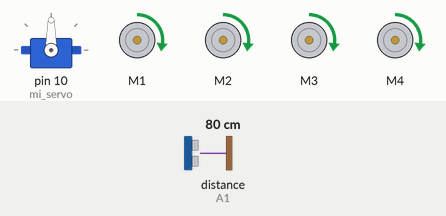
Bench run of a sketch on a simulated Arduino Uno, built with avr-gcc and run on an emulated ATmega328P. On the bench: servo, 4 × DC motor (green arrow = forward, orange = backward, longer = faster). Inputs (shaded band) come from the test bench; at power-on: distance to the obstacle (sensor on A1) 80 cm. The echo pulse lasts 58.3 µs per cm.

Above: at 1.31 s.
2.3 s: distance to the obstacle (sensor on A1) set to 2 cm
At 3.8 s:
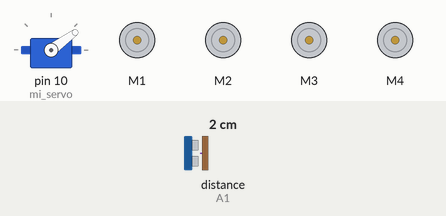
At 6.4 s:
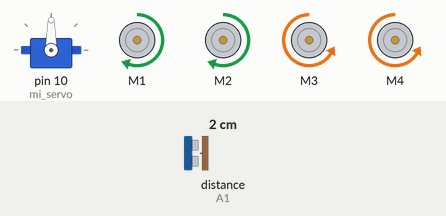
6.5 s: distance to the obstacle (sensor on A1) set to 27 cm
9.3 s: distance to the obstacle (sensor on A1) set to 32 cm
13.5 s: distance to the obstacle (sensor on A1) set to 4 cm
At 16.3 s:
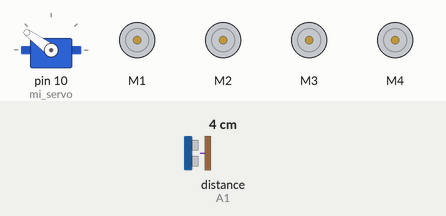
Timing chart, 0 to 18.7 s (numbered marks = the images above; inputs shaded):
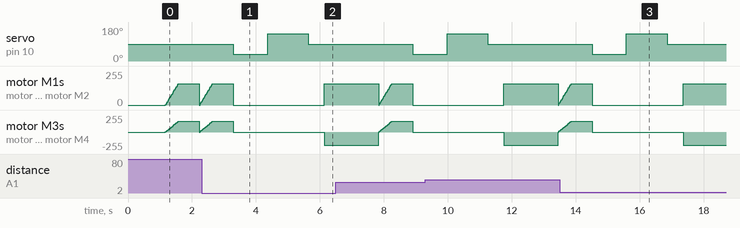

The sketch:

Robot_evasor_obstaculos.ino
```cpp
//---------------Liberias para control de motores y sensores--------------------//

#include <AFMotor.h>
#include <Servo.h>
#include <NewPing.h>


//---------------------- Variables para el robot evasor de obstáculos-----------------------//

#define TRIG_PIN A0
#define ECHO_PIN A1
#define distancia_maxima 300 //300 milimetros que son 30cm
#define distancia_colision 30 //30 milimetros que son 3cm
#define velocidad_maxima 160
#define velocidad_maxima_compensado 40
#define distancia_vuelta distancia_colision + 20

//----------------- Creación de objetos para el robot--------------//

AF_DCMotor Motor_izquierdo_1(1, MOTOR12_1KHZ); // Objeto Motor 1 usando salida M1 del Driver, establece una frecuencida de 1kHZ en PWM
AF_DCMotor Motor_izquierdo_2(2, MOTOR12_1KHZ); // Objeto Motor 2 usando salida M2 del Driver, establece una frecuencida de 1kHZ en PWM
AF_DCMotor Motor_derecho_1(3, MOTOR34_1KHZ); // Objeto Motor 3 usando salida M3 del Driver, establece una frecuencida de 1kHZ en PWM
AF_DCMotor Motor_derecho_2(4, MOTOR34_1KHZ); // Objeto Motor 4 usando salida M4 del Driver, establece una frecuencida de 1kHZ en PWM

Servo mi_servo;

NewPing sonar(TRIG_PIN,ECHO_PIN,distancia_maxima);

int distanciaIzquierda, distanciaDerecha;
int curDist = 0;

/* Estas dos variables se van a usar hasta las funciones de movimiento del carrito*/
String establecer_motor = "";
int establecer_velocidad = 0;


//--------------------- Función para determinar pines y demás -------------------//
void setup() {
  mi_servo.attach(10);//Une al servo con el pin 10(El Servo_1 en el Shield)
  mi_servo.write(90);//Nos dice la posición del servo a 90 grados
  delay(1000);

}

//------------------------ Bucle principal -----------------//
void loop() {
  mi_servo.write(90); //Mueve los ojitos hacia adelante
  delay(90);//

  curDist = lecturaSensorUltrasonico(); //Lee la distancia con el sensor ultrasónico

  if(curDist < distancia_colision)
  {
    cambia_camino();
    } //Compara la distancia y leída por el sensor con la de colisión y si es menor se activa la función cambia_camino

  mover_adelante();//Si la comparación no se cumple, pasa a esta función
  delay(500);

}


//---------------------- Funciones Extras ---------------------------//
//---------------------- para que se mueva---------------------------//
//------------------------ el carrito ------------------------------//


//--------- Función para cambiar el camino --------------//
void cambia_camino(){

  movimiento_detenerse(); // Detiene el movimiento hacia adelante
  mi_servo.write(36); // el servo gira hacia los 36° (a la derecha)y revisa la distancia a al derecha
  delay(500);

  distanciaDerecha = lecturaSensorUltrasonico(); //Establece (set) la distancia derecha
  delay(500);

  mi_servo.write(144); // el servo gira hacia los 144° (a la izquierda)y revisa la distancia a al izquierda
  delay(700);

  distanciaIzquierda = lecturaSensorUltrasonico(); //Establece (set) la distancia izquierda
  delay(500);

  mi_servo.write(90); // Regresa al centro
  delay(500);

  compararDistancia();
  }

//--------- Función para compara la distancia --------------//
//----- Esta función nos va a determinar cual es la distancia mayor -------//

void compararDistancia(){
  if (distanciaIzquierda < distanciaDerecha) // Si la distancia derecha está menos obstruida
  {
    girar_derecha();
    }
  else if (distanciaDerecha < distanciaIzquierda) // Si la distancia izquierda está menos obstruida
  {
    girar_izquierda();
    }
  else
  {
    dar_la_vuelta();
    }

  }

//-------------------------------- Función para la lectura del sensor ultrasónico --------------------//
//------------ Esta función debe ser un int, porque el valor que nos va a regresarn a ser enteros ----//

int lecturaSensorUltrasonico(){

  delay(70);
  unsigned int microSegundos = sonar.ping(); //Envía sonido corto y obtiene tiempo de sonido corto en microsegundos

  int centimetros = microSegundos/US_ROUNDTRIP_CM; // Convierte la lectura de microsegundos a centrímetros

  return centimetros;
  }

//-------------- Función para que esté detenido el carrito -----------------//

void movimiento_detenerse(){


         /*Estas son las instrucciones que se van a ejecutar cuando se llame a esta función*/
  Motor_izquierdo_1.run(RELEASE);
  Motor_izquierdo_2.run(RELEASE);
  Motor_derecho_1.run(RELEASE);
  Motor_derecho_2.run(RELEASE);
  }

//--------------- Función para mover el carrito hacia adelante ----------------//

void mover_adelante(){

  establecer_motor = "Hacia Adelante";

  Motor_izquierdo_1.run(FORWARD);
  Motor_izquierdo_2.run(FORWARD);
  Motor_derecho_1.run(FORWARD);
  Motor_derecho_2.run(FORWARD);


     /*Este ciclo for es para elevar lentamente la velocidad para evitar que las baterias se gasten muy rápido */
  for (establecer_velocidad = 0; establecer_velocidad < velocidad_maxima; establecer_velocidad += 2)
  {
    Motor_izquierdo_1.setSpeed(establecer_velocidad);
    Motor_izquierdo_2.setSpeed(establecer_velocidad);
    Motor_derecho_1.setSpeed(establecer_velocidad);
    Motor_derecho_2.setSpeed(establecer_velocidad);
    delay(5);
     }

  }

//------------------ Función mover hacia atrás ---------------//

void mover_atras(){

  establecer_motor = "Hacia atras";

  Motor_izquierdo_1.run(BACKWARD);
  Motor_izquierdo_2.run(BACKWARD);
  Motor_derecho_1.run(BACKWARD);
  Motor_derecho_2.run(BACKWARD);


     /*Este ciclo for es para elevar lentamente la velocidad para evitar que las baterias se gasten muy rápido */
  for (establecer_velocidad = 0; establecer_velocidad < velocidad_maxima; establecer_velocidad += 2)
  {
    Motor_izquierdo_1.setSpeed(establecer_velocidad);
    Motor_izquierdo_2.setSpeed(establecer_velocidad);
    Motor_derecho_1.setSpeed(establecer_velocidad);
    Motor_derecho_2.setSpeed(establecer_velocidad);
    delay(5);
     }

  }


//-------------- Función para girar hacia la derecha -------------------//

void girar_derecha(){

  establecer_motor = "Derecha";

  Motor_izquierdo_1.run(FORWARD);
  Motor_izquierdo_2.run(FORWARD);
  Motor_derecho_1.run(BACKWARD);
  Motor_derecho_2.run(BACKWARD);

  Motor_derecho_1.setSpeed(establecer_velocidad + velocidad_maxima_compensado);
  Motor_derecho_2.setSpeed(establecer_velocidad + velocidad_maxima_compensado);
  delay(1500);

  establecer_motor = "Hacia adelante";

  Motor_izquierdo_1.run(FORWARD);
  Motor_izquierdo_2.run(FORWARD);
  Motor_derecho_1.run(FORWARD);
  Motor_derecho_2.run(FORWARD);

  }


//-------------- Función para girar hacia la izquierda -------------------//

void girar_izquierda(){

  establecer_motor = "Izquierda";

  Motor_izquierdo_1.run(BACKWARD);
  Motor_izquierdo_2.run(BACKWARD);
  Motor_derecho_1.run(FORWARD);
  Motor_derecho_2.run(FORWARD);

  Motor_izquierdo_1.setSpeed(establecer_velocidad + velocidad_maxima_compensado);
  Motor_izquierdo_2.setSpeed(establecer_velocidad + velocidad_maxima_compensado);
  delay(1500);

  establecer_motor = "Hacia adelante";

  Motor_izquierdo_1.run(FORWARD);
  Motor_izquierdo_2.run(FORWARD);
  Motor_derecho_1.run(FORWARD);
  Motor_derecho_2.run(FORWARD);

  }


//------------- Función para dar la vuelta ----------------//

void dar_la_vuelta(){

  establecer_motor = "Derecha";

  Motor_izquierdo_1.run(FORWARD);
  Motor_izquierdo_2.run(FORWARD);
  Motor_derecho_1.run(BACKWARD);
  Motor_derecho_2.run(BACKWARD);

  Motor_derecho_1.setSpeed(establecer_velocidad + velocidad_maxima_compensado);
  Motor_derecho_2.setSpeed(establecer_velocidad + velocidad_maxima_compensado);
  delay(1700);

  establecer_motor = "Hacia adelante";

  Motor_izquierdo_1.run(FORWARD);
  Motor_izquierdo_2.run(FORWARD);
  Motor_derecho_1.run(FORWARD);
  Motor_derecho_2.run(FORWARD);

  }
```

Measured:
- after the input at 2.3 s, servo on pin 10 (mi_servo): 90° → 36° after 1.0 s, → 144° 1.1 s later, → 90° 1.3 s later
- after the input at 13.5 s, servo on pin 10 (mi_servo): 90° → 36° after 1.0 s, → 144° 1.1 s later, → 90° 1.3 s later
- by itself, motor M3, motor M4: rises from forward 16/255 to forward 158/255 in 0.34 s, then falls to backward 200/255 in 3.5 s
